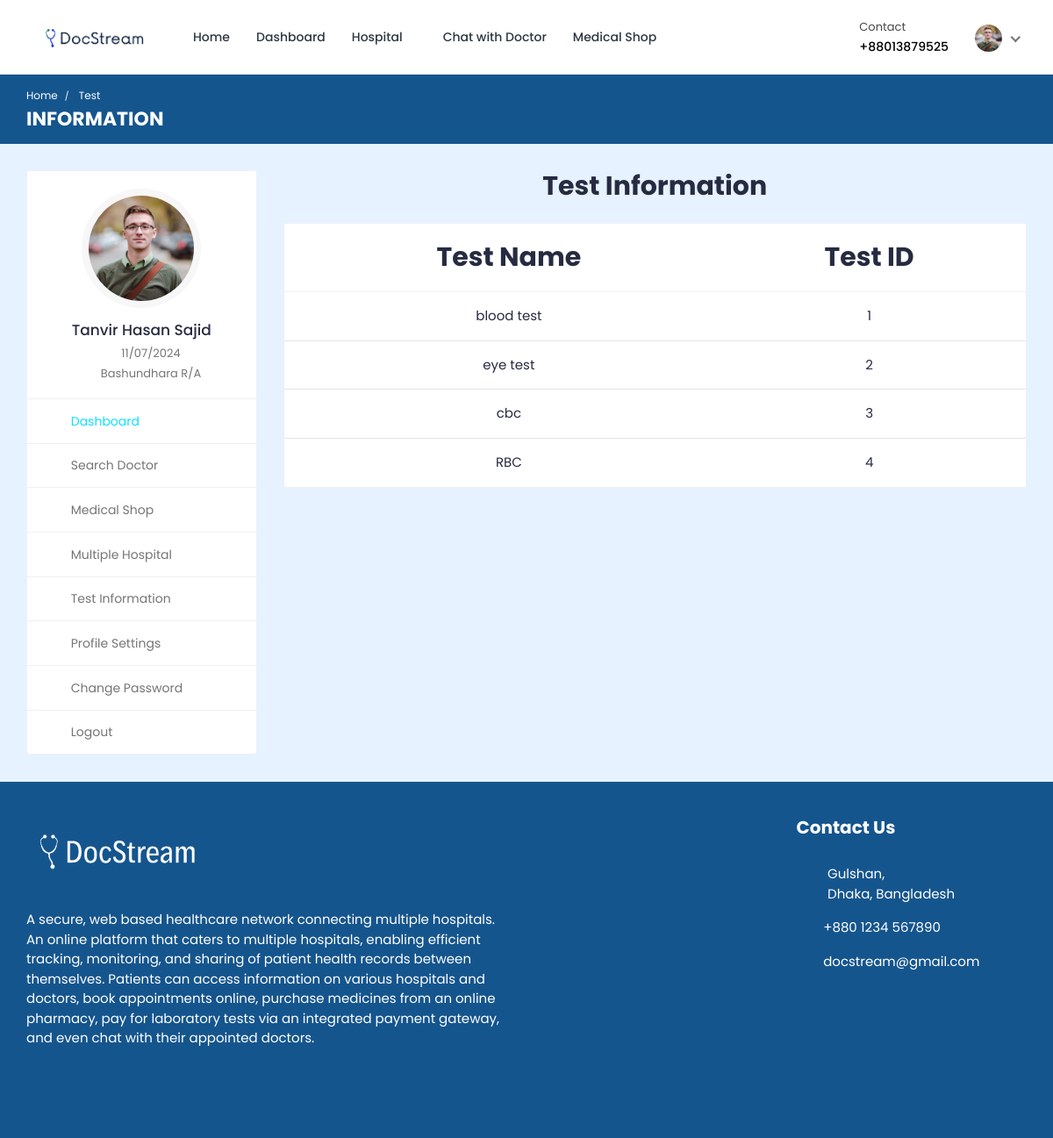
/doctor/doctor-test-list/ (signed in), run on the app's committed database.
### hospital/models.py (models this page shows, shortened)
class Patient(models.Model):
    patient_id = models.AutoField(primary_key=True)
    user = models.OneToOneField(User, on_delete=models.CASCADE, null=True, blank=True, related_name='patient')
    name = models.CharField(max_length=200, null=True, blank=True)
    username = models.CharField(max_length=200, null=True, blank=True)
    age = models.IntegerField(null=True, blank=True)
    email = models.EmailField(max_length=200, null=True, blank=True)
    phone_number = models.IntegerField(null=True, blank=True)
    address = models.CharField(max_length=200, null=True, blank=True)
    featured_image = models.ImageField(upload_to='patients/', default='patients/user-default.png', null=True, blank=True)
    blood_group = models.CharField(max_length=200, null=True, blank=True)
    history = models.CharField(max_length=200, null=True, blank=True)
    dob = models.CharField(max_length=200, null=True, blank=True)
    nid = models.CharField(max_length=200, null=True, blank=True)
    serial_number = models.CharField(max_length=200, null=True, blank=True)
    login_status = models.CharField(max_length=200, null=True, blank=True, default="offline")

### hospital_admin/models.py (models this page shows, shortened)
class Test_Information(models.Model):
    test_id = models.AutoField(primary_key=True)
    test_name = models.CharField(max_length=200, null=True, blank=True)
    test_price = models.CharField(max_length=200, null=True, blank=True)

### doctor/views.py (the view)
# urls.py: path('doctor-test-list/', views.doctor_test_list, name='doctor-test-list'),
@csrf_exempt
@login_required(login_url="login")
def doctor_test_list(request):
    if request.user.is_authenticated and request.user.is_doctor:
        doctor = Doctor_Information.objects.get(user=request.user)
        tests = Test_Information.objects.all
        context = {'doctor': doctor, 'tests': tests}
        return render(request, 'doctor-test-list.html', context)
    elif request.user.is_authenticated and request.user.is_patient:
        patient = Patient.objects.get(user=request.user)
        tests = Test_Information.objects.all
        context = {'patient': patient, 'tests': tests}
        return render(request, 'doctor-test-list.html', context)
    else:
        logout(request)
        messages.info(request, 'Not Authorized')
        return render(request, 'doctor-login.html')

### templates/doctor-test-list.html (shortened to what this page needs)
{% load static %}
<!DOCTYPE html>
<html lang="en">
  <head>
    <link
      rel="stylesheet"
      href="{% static 'HealthStack-System/css/Normal/bootstrap.min.css' %}"
    />
    <link
      rel="stylesheet"
      href="{% static 'HealthStack-System/plugins/Normal/fontawesome/css/fontawesome.min.css' %}"
    />
    <link
      rel="stylesheet"
      href="{% static 'HealthStack-System/plugins/Normal/fontawesome/css/all.min.css' %}"
    />
    <link
      rel="stylesheet"
      href="{% static 'HealthStack-System/css/Normal/style.css' %}"
    />
  </head>
  <body>
  {% if user.is_authenticated %}
    <div class="main-wrapper">
      <header class="header">
        {% if user.is_authenticated and user.is_patient %}
				{% include 'patient_navbar.html' %}
				{% endif %}
      </header>
      <div class="breadcrumb-bar">
        <div class="container-fluid">
          <div class="row align-items-center">
            <div class="col-md-12 col-12">
              <nav aria-label="breadcrumb" class="page-breadcrumb">
                <ol class="breadcrumb">
                  {% if user.is_authenticated and user.is_patient %}
									<li class="breadcrumb-item"><a href="{% url 'patient-dashboard' %}">Home</a></li>
									{% endif %}
                  <li class="breadcrumb-item active" aria-current="page">
                    Test
                  </li>
                </ol>
              </nav>
              <h2 class="breadcrumb-title">INFORMATION</h2>
            </div>
          </div>
        </div>
      </div>
      <div class="content">
        <div class="container-fluid">
          <div class="row">
            <div class="col-md-5 col-lg-4 col-xl-3 theiaStickySidebar">
              <div>
                {% if user.is_authenticated and user.is_patient %}
								{% include 'patient-sidebar.html' %}
								{% endif %}
              </div>
            </div>
            <div class="col-md-7 col-lg-8 col-xl-9">
              <div class="row">
                <div class="col-md-12">
                  <h2 class="mb-4 text-center"><b>Test Information</b></h2>
                  <div class="appointment-tab">
                      <div class="tab-pane" id="today-appointments">
                        <div class="card card-table mb-0">
                          <div class="card-body">
                            <div class="table-responsive">
                              <table
                                class="table table-hover table-center mb-0 text-center"
                              >
                                <thead style="font-size: 30px;">
                                  <tr>
                                    <th>Test Name</th>
                                    <th>Test ID</th>
                                  </tr>
                                </thead>
                                <tbody>
                                  {% for t in tests %}
                                  <tr>
                                    <td> {{t.test_name}}</td>
                                    <td>{{t.test_id}}</td>
                                  </tr>
                                  {% endfor %}
                                </tbody>
                              </table>
                            </div>
                          </div>
                        </div>
                      </div>
                    </div>
                  </div>
                </div>
              </div>
            </div>
          </div>
        </div>
      </div>
      {% include 'footer.html' %}
  {% else %}
  <p> You are not logged in </p>
  {% endif %}
  </body>
</html>

### templates/patient_navbar.html (shortened to what this page needs)
{% load static %}
<nav class="navbar navbar-expand-lg header-nav">
  <div class="navbar-header">
    <a href="{% url 'hospital_home'%}" class="navbar-brand logo">
      <img
        src="{% static 'HealthStack-System/images/Normal/logo-.png' %}"
        class="img-fluid"
        alt="Logo"
      />
    </a>
  </div>
  <div class="main-menu-wrapper">
    <ul class="main-nav">
      <li>
        <a href="{% url 'hospital_home'%}">Home</a>
      </li>
      <li>
        <a href="{% url 'patient-dashboard' %}">Dashboard</a>
      </li>
      <li class="has-submenu">
        <a href="#">Hospital <i class="fas fa-chevron-down"></i></a>
      </li>
      {% if user.is_authenticated and user.is_patient %}
      <li>
        <a href="{% url 'chat-home' pk=user.id %}">Chat with Doctor</a>
      </li>
      {% endif %}
      <li>
        <a href="{% url 'pharmacy_shop' %}">Medical Shop</a>
      </li>
    </ul>
  </div>
  <ul class="nav header-navbar-rht">
    <li class="nav-item contact-item">
      <div class="header-contact-img">
        <i class="far fa-hospital"></i>
      </div>
      <div class="header-contact-detail">
        <p class="contact-header">Contact</p>
        <p class="contact-info-header">+880{{patient.phone_number}}</p>
      </div>
    </li>
    <li class="nav-item dropdown has-arrow logged-item">
      <a href="#" class="dropdown-toggle nav-link" data-toggle="dropdown">
        <span class="user-img">
          <img
            class="rounded-circle"
            src="{{patient.featured_image.url}}"
            width="31"
            alt="Richard Wilson"
          />
        </span>
      </a>
    </li>
  </ul>
</nav>

### templates/patient-sidebar.html
{% load static %}
    <div class="profile-sidebar">
      <div class="widget-profile pro-widget-content">
        <div class="profile-info-widget">
          <a href="#" class="booking-doc-img">
            <img
              src="{{ patient.featured_image.url }}"
              alt="User Image"
            />
          </a>
          <div class="profile-det-info">
            <h3>{{patient.name}}</h3>
            <div class="patient-details">
              <h5>
                <i class="fas fa-birthday-cake"></i> {{ patient.dob }}
              </h5>
              <h5 class="mb-0">
                <i class="fas fa-map-marker-alt"></i>
                {{ patient.address }}
              </h5>
            </div>
          </div>
        </div>
      </div>
      <div class="dashboard-widget">
        <nav class="dashboard-menu sidebar">
          <ul>
            <li class="active">
              <a href="{% url 'patient-dashboard' %}">
                <i class="fas fa-columns"></i>
                <span>Dashboard</span>
              </a>
            </li>
            <li class="nav-item has-submenu">
              <a href="{% url 'search' %}">
                <i class="fas fa-user-md"></i>
                <span>Search Doctor</span>
              </a>
            </li>
            <li class="has-submenu">
              <a href="{% url 'pharmacy_shop' %}" class="nav-link">
                <i class="fas fa-capsules"></i>
                <span>Medical Shop</span>
              </a>
            </li>
            <li>
                <a href="{% url 'multiple-hospital' %}">
                  <i class="fas fa-hospital"></i>
                  <span>Multiple Hospital</span>
                </a>
            </li>
            <li>
              <a href="{% url 'doctor-test-list'%}" target="_blank">
                <i class="fas fa-hourglass-start"></i>
                <span>Test Information</span>
              </a>
            </li>
            <li>
              <a href="{% url 'profile-settings' %}">
                <i class="fas fa-user-cog"></i>
                <span>Profile Settings</span>
              </a>
            </li>
            <li>
              <a href="{% url 'change-password' pk=user.id%}">
                <i class="fas fa-lock"></i>
                <span>Change Password</span>
              </a>
            </li>
            <li>
              <a href="{% url 'logout' %}">
                <i class="fas fa-sign-out-alt"></i>
                <span>Logout</span>
              </a>
            </li>
          </ul>
        </nav>
      </div>
    </div>

### data on the page
Patient: phone_number "13879525", featured_image (picture), name "Tanvir Hasan Sajid", dob "11/07/2024", address "Bashundhara R/A"
Test_Information: test_name "blood test", test_id "1"
Test_Information: test_name "eye test", test_id "2"
Test_Information: test_name "cbc", test_id "3"
Test_Information: test_name "RBC", test_id "4"
